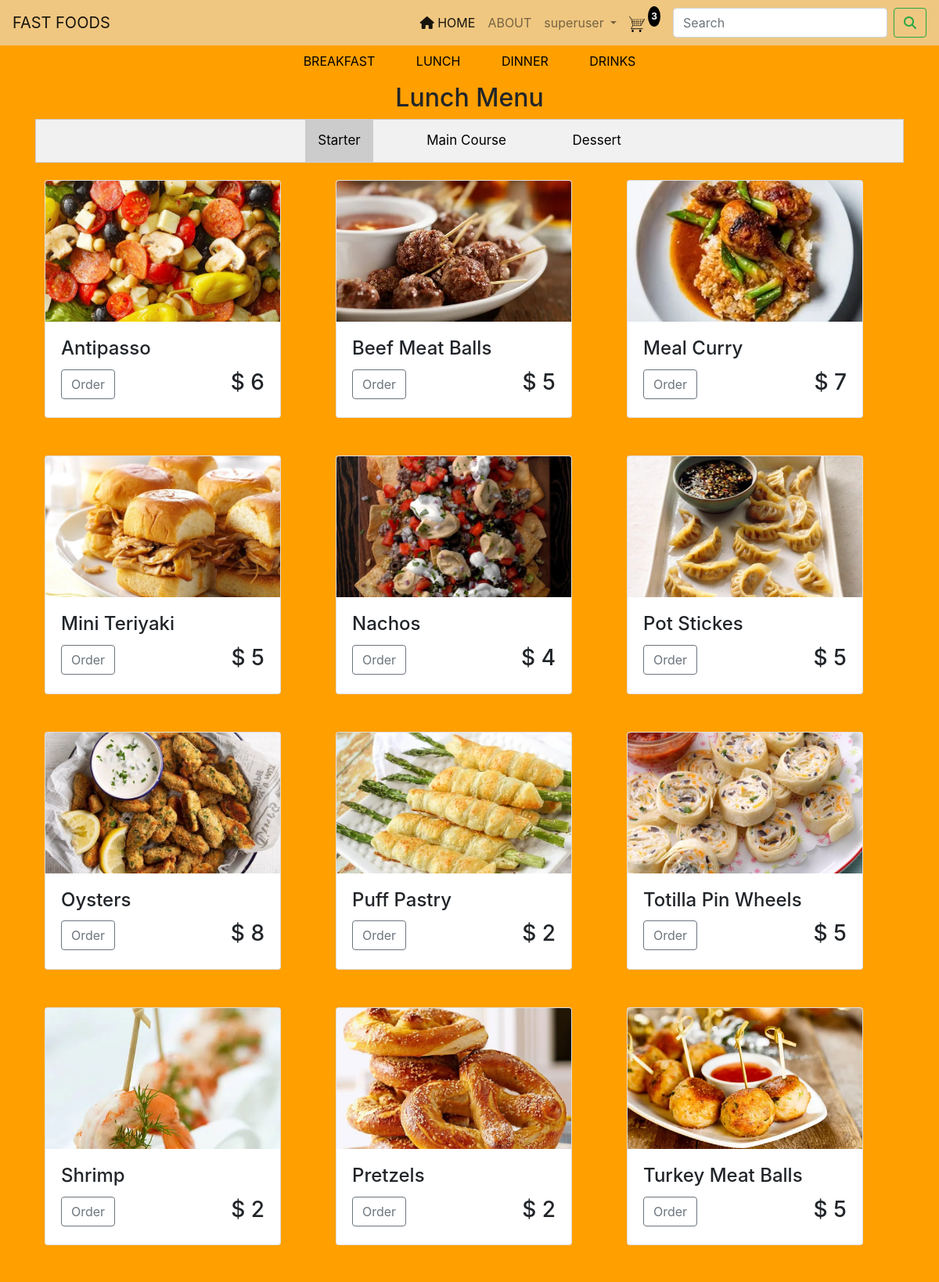
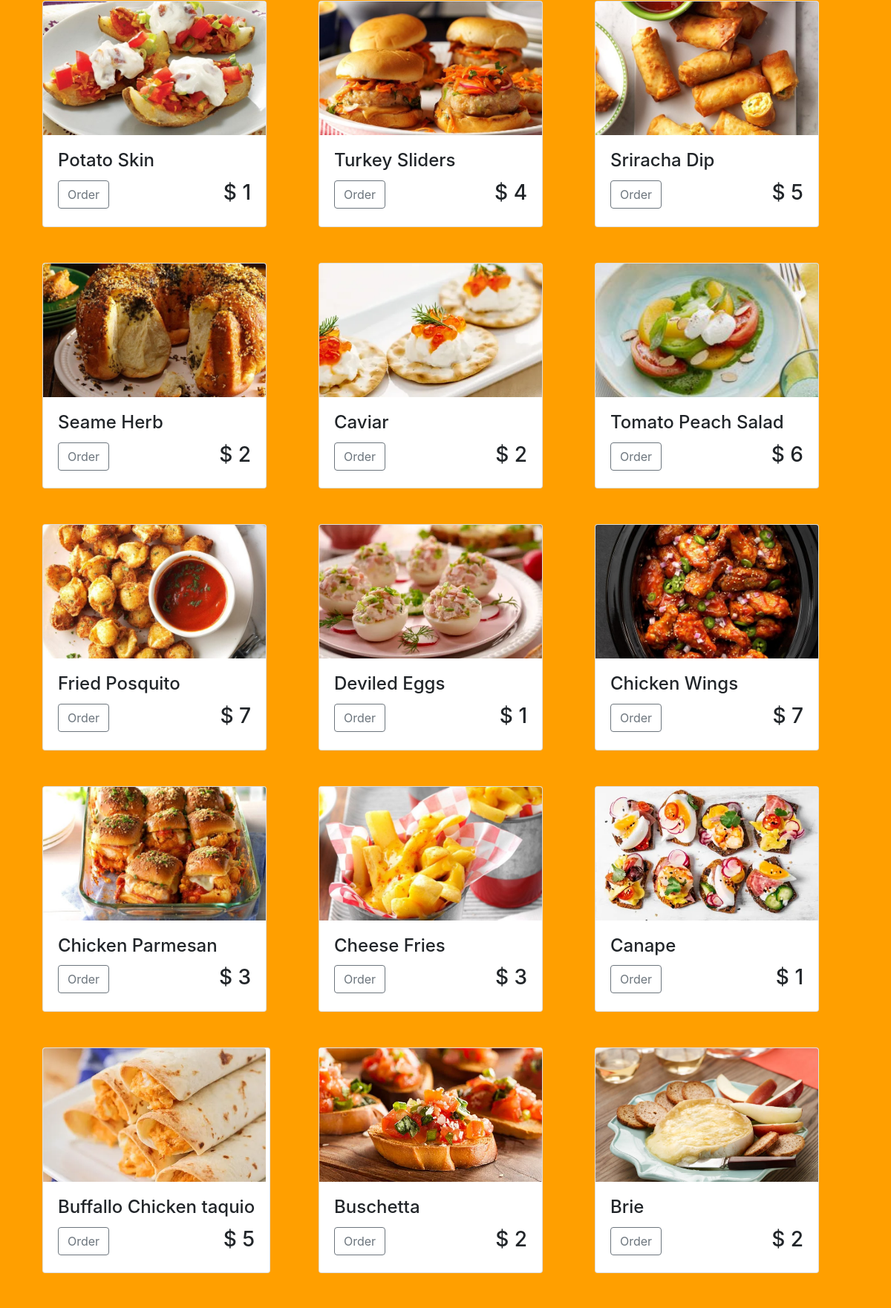
Screenshot of /app/lunch/ (signed in, upper part) with the database file from the repository (2 pictures, top to bottom).
### app/models.py (models this page shows, shortened)
class Cart(models.Model):
    id = models.UUIDField(primary_key=True, default=uuid.uuid4)
    user = models.ForeignKey(User, on_delete=models.CASCADE)
    completed = models.BooleanField(default=False)
    class Meta:
        verbose_name_plural = 'cart'
    @property
    def no_items(self):
        cartitems = self.cartitems.all()
        quantity= sum([item.quantity for item in cartitems])
        return quantity

class Cartitem(models.Model):
    food = models.ForeignKey(Food, on_delete=models.CASCADE, related_name='items')
    cart = models.ForeignKey(Cart, on_delete=models.CASCADE, related_name='cartitems')
    quantity = models.IntegerField(default=0)
    added_at = models.DateTimeField(auto_now_add=True)
    class Meta:
        verbose_name_plural = 'Cartitem'
        ordering = ('-added_at',)

class Food(models.Model):
    id =models.UUIDField(primary_key=True, default=uuid.uuid4)
    name = models.CharField(max_length=120)
    meal = models.ForeignKey(Meal, on_delete=models.CASCADE, null=True)
    course = models.ForeignKey(Course, on_delete=models.CASCADE, null=True)
    price = models.PositiveIntegerField(null=True)
    image = models.ImageField(upload_to='food_pics/', default='/media/food.jpg')
    created = models.DateTimeField(auto_now_add=True)
    update = models.DateTimeField(auto_now=True)
    class Meta:
        verbose_name_plural ='food'
        ordering =('-created',)

### app/views.py (the view)
# urls.py: path('lunch/', lunch, name='lunch'),
@login_required
def lunch (request):
    foods = Food.objects.all()
    if request.user.is_authenticated:
        cart, created = Cart.objects.get_or_create(user=request.user, completed = False)
    context={
        'foods':foods,
        'cart':cart,
    }
    return render(request, 'pages/lunch.html', context )

### templates/pages/lunch.html (shortened to what this page needs)
{% extends 'partials/base.html' %}
{% block content %}
    {%include 'partials/category.html' %}
      <h2 class="text-center">Lunch Menu</h2>
      <div class="tab" style="text-align: center; justify-content: center; align-items: center;">
        <button class="tablinks active" onclick="openCity(event, 'Starter')">Starter</button>
        <button class="tablinks ml-5 mr-5" onclick="openCity(event, 'main')">Main Course</button>
        <button class="tablinks" onclick="openCity(event, 'dessert')">Dessert</button>
      </div>
      <div id="Starter" class="tabcontent">
        <div class="row mb-3 mt-3" id="starter">
          {% for food in foods %}
          {% if food.meal.name == 'Lunch' and food.course.name == 'starter' %}
            <div class="col-md-4 d-flex align-items-stretch mb-5">
              <div class="card text-left h-80"  >
              <img class="card-img-top img-fluid" src="{{food.image.url}}" alt="" style="width: 300px;height: 15vw;object-fit: cover;">
              <div class="card-body">
                    <h4 class="card-title">{{food.name}}</h4>
                    <button value="{{food.id}}"  class="btn btn-outline-secondary" href="">Order</button>
                      <h3 style="display: inline-block; float: right;">$ {{food.price}}</h3>
                  </div>
                </div>
            </div>
          {%endif%}
          {%endfor%}
        </div>
      </div>
{% endblock %}

### templates/partials/base.html (shortened to what this page needs)
<!DOCTYPE html>
{%load static%}
<html lang="en">
<head>
    <link rel="stylesheet" href="https://cdnjs.cloudflare.com/ajax/libs/font-awesome/6.4.2/css/all.min.css">
    <link rel="stylesheet" href="https://cdn.jsdelivr.net/npm/bootstrap@4.0.0/dist/css/bootstrap.min.css">
    <link rel="stylesheet" href="{% static 'css/style.css' %}">
</head>
<body>
    <nav class="navbar navbar-expand-lg fixed-top navbar-light">
        <a class="navbar-brand" href="#">FAST FOODS</a>
        <div class="collapse navbar-collapse" id="navbarSupportedContent">
          {% if user.is_authenticated %}
          <ul class="navbar-nav ml-auto pr-2">
            <li class="nav-item active">
              <a class="nav-link" href="{% url 'home' %}"> <i class="fa fa-home" aria-hidden="true"></i> HOME <span class="sr-only">(current)</span></a>
            </li>
            <li class="nav-item">
              <a class="nav-link" href="#">ABOUT</a>
            </li>
            <li class="nav-item dropdown">
              <a class="nav-link dropdown-toggle" href="#" id="navbarDropdown" role="button" data-toggle="dropdown" aria-haspopup="true" aria-expanded="false">
                {{user.username}}
              </a>
            </li>
          </ul>
          <div class="form-inline mr-3" >
            <a class=" " href="{% url 'cart' %}">
                <img style="display: inline;" id="cart-icon" src="/media/cart.png" alt="" height="20px" width="20px">
            </a>
            <p class="text-white rounded-circle ml-1 p-1" id="no_items" style="background-color: black; color: #fff;font-size: 12px;font-weight: 700;" id="cart-total">{{cart.no_items}}</p>
          </div>
          <form class="form-inline my-2 my-lg-0">
            <input class="form-control mr-sm-2" type="search" placeholder="Search" aria-label="Search">
            <button class="btn btn-outline-success my-2 my-sm-0" type="submit"><i class="fa fa-search" aria-hidden="true"></i></button>
          </form>
          {% endif %}
        </div>
      </nav>
      <div class="container">
        {% block content %}
        {% endblock %}
      </div>
</body>
</html>

### static/css/style.css (style rules this page uses)
body { background-color: #ff9f00 !important; }
.navbar { background-color: #efc781; }

### templates/pages/lunch.html (style rules this page uses)
.tab { overflow: hidden; border: 1px solid #ccc; background-color: #f1f1f1; }
.tab button { background-color: inherit; border: none; outline: none; cursor: pointer; padding: 14px 16px; transition: 0.3s; font-size: 17px; }
.tab button.active { background-color: #ccc; }
.tabcontent { display: none; padding: 6px 12px; border-top: none; }
#Starter { display: block; }

### rows the page displays
Cart: no_items "3"
Food: image (picture), name "Antipasso", price "6"
Food: image (picture), name "Beef Meat Balls", price "5"
Food: image (picture), name "Meal Curry", price "7"
Food: image (picture), name "Mini Teriyaki", price "5"
Food: image (picture), name "Nachos", price "4"
Food: image (picture), name "Pot Stickes", price "5"
Food: image (picture), name "Oysters", price "8"
Food: image (picture), name "Puff Pastry", price "2"
Food: image (picture), name "Totilla Pin Wheels", price "5"
Food: image (picture), name "Shrimp", price "2"
Food: image (picture), name "Pretzels", price "2"
Food: image (picture), name "Turkey Meat Balls", price "5"
Food: image (picture), name "Potato Skin", price "1"
Food: image (picture), name "Turkey Sliders", price "4"
Food: image (picture), name "Sriracha Dip", price "5"
Food: image (picture), name "Seame Herb", price "2"
Food: image (picture), name "Caviar", price "2"
Food: image (picture), name "Tomato Peach Salad", price "6"
Food: image (picture), name "Fried Posquito", price "7"
Food: image (picture), name "Deviled Eggs", price "1"
Food: image (picture), name "Chicken Wings", price "7"
Food: image (picture), name "Chicken Parmesan", price "3"
Food: image (picture), name "Cheese Fries", price "3"
Food: image (picture), name "Canape", price "1"
Food: image (picture), name "Buffallo Chicken taquio", price "5"
Food: image (picture), name "Buschetta", price "2"
Food: image (picture), name "Brie", price "2"

### other values shown
{{ user.username }} "superuser"
